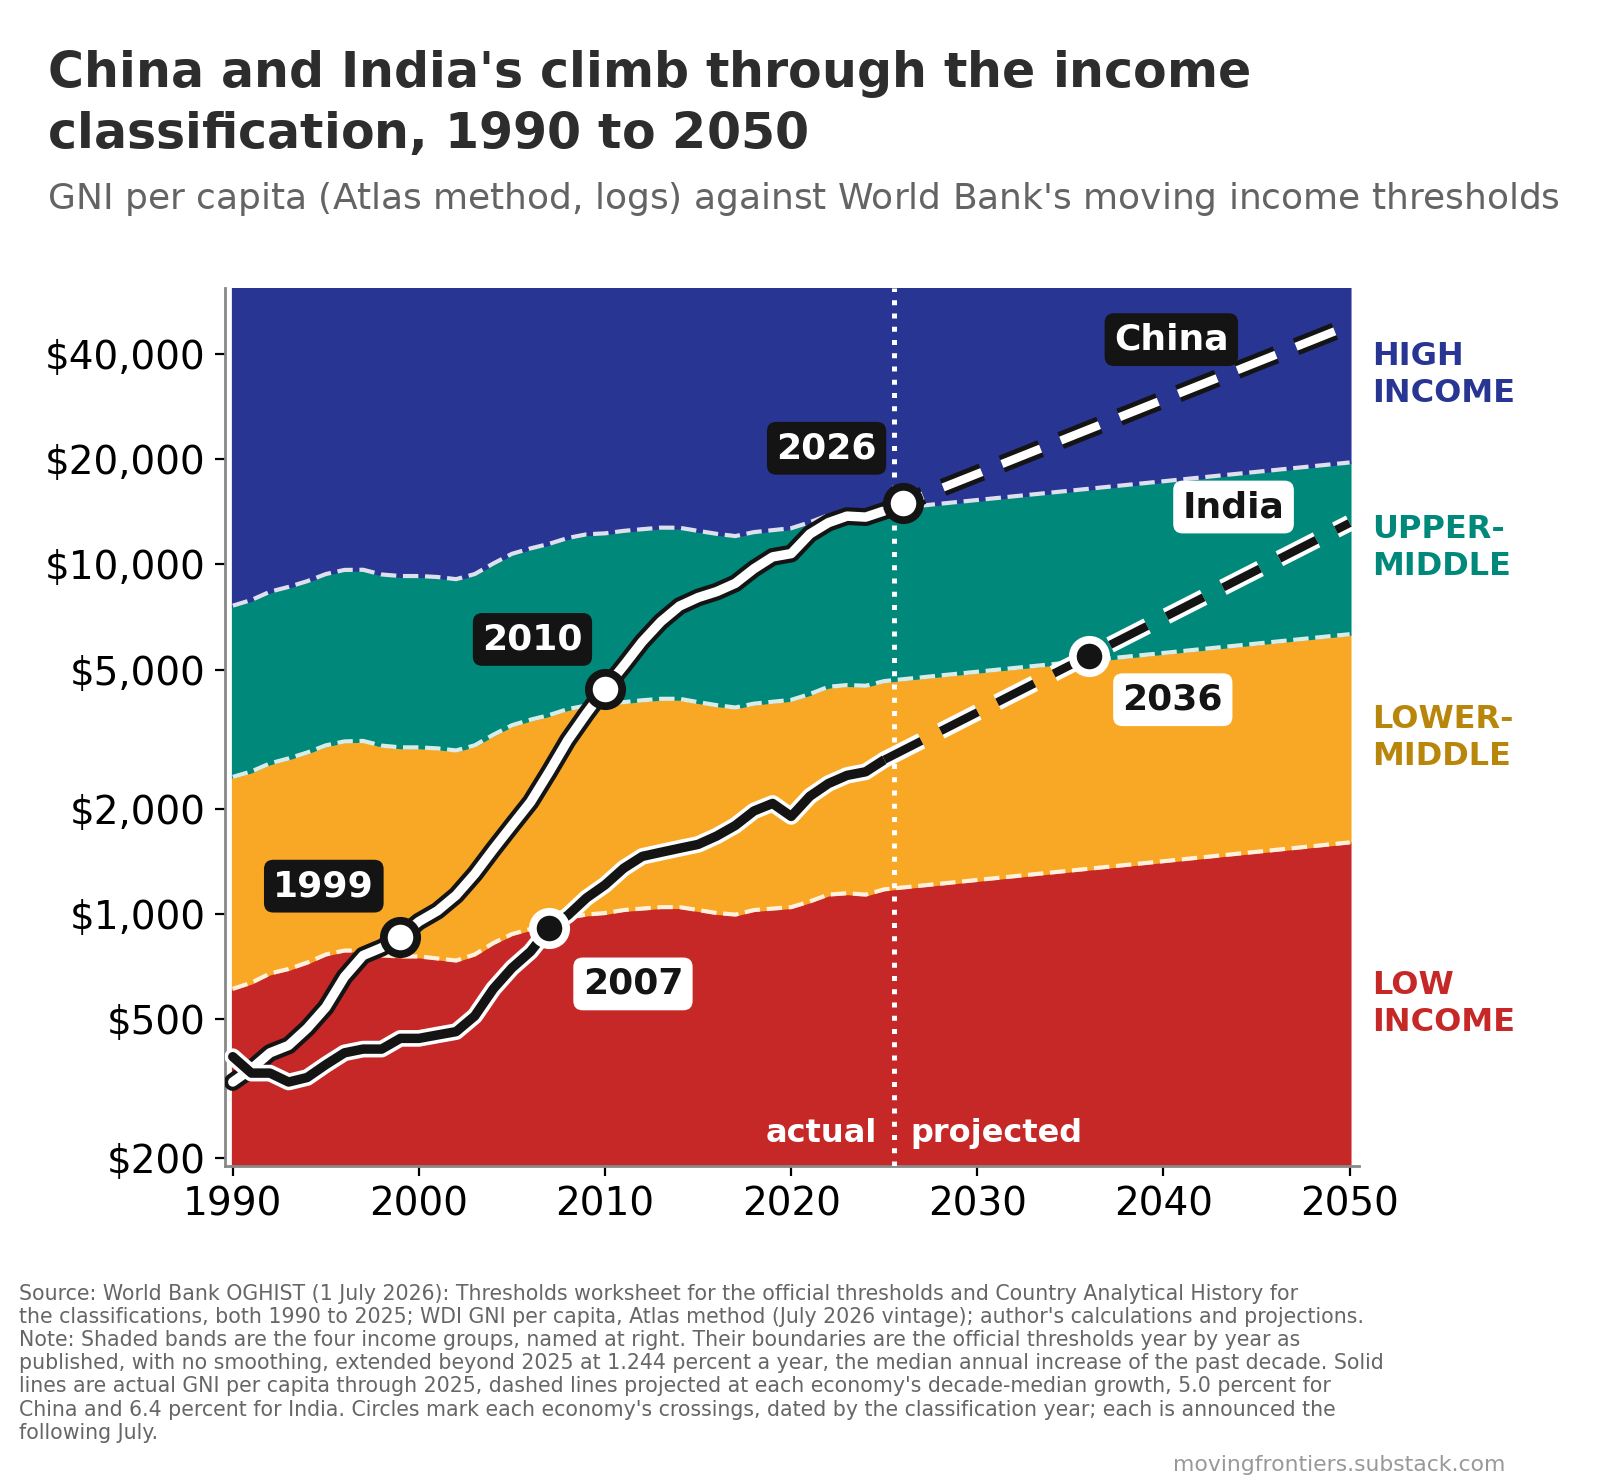

The script that drew this image:
# =============================================================================
# Chart 3: China and India's climb through the income classification, 1990 to 2050
#
# Provenance, frozen vintage. Nothing is read from disk or the network.
#   Thresholds 1990-2025 : World Bank OGHIST, 1 July 2026 release, Thresholds
#                          worksheet, official values as published, no smoothing.
#   Classifications      : World Bank OGHIST, 1 July 2026, Country Analytical History.
#   GNI per capita       : World Bank WDI, July 2026 vintage, Atlas method, current US$.
#   Vintage freeze date  : 1 July 2026. The chart is pinned to this vintage;
#                          do not swap the embedded series for a live API call.
#
# G_CN and G_IN are the decade-median annual growth rates inherited from the shared
# upstream projection pipeline that also drives the shares and levels charts, and
# are embedded here already resolved, at full precision.
# =============================================================================
import numpy as np
import matplotlib; matplotlib.use('Agg')
import matplotlib.pyplot as plt
from PIL import Image, ImageDraw, ImageFont

OUT=''; FN='chart-3-GNI-per-capita-China-and-India.png'
LINE_CN='#FFFFFF'; LINE_IN='#141414'   # line colours, chosen to read on every solid band
BAND={'L':'#C62828','LM':'#F9A825','UM':'#00897B','H':'#283593'}   # solid, as on the shares and levels charts
INK='#141414'; PAPER='#FFFFFF'
import matplotlib.patheffects as pe
PE_W=[pe.Stroke(linewidth=6.4,foreground=INK),pe.Normal()]     # white line, dark outline
PE_K=[pe.Stroke(linewidth=6.0,foreground=PAPER),pe.Normal()]   # dark line, white outline
# ---- embedded series, see the provenance header ----
# GNI per capita, Atlas method, current US$, 1990-2025, WDI July 2026 vintage
GNI_CN={1990:330.0,1991:360.0,1992:400.0,1993:420.0,1994:470.0,1995:540.0,1996:660.0,1997:760.0,1998:800.0,1999:860.0,2000:950.0,2001:1020.0,2002:1130.0,2003:1300.0,2004:1530.0,2005:1790.0,2006:2090.0,2007:2550.0,2008:3140.0,2009:3740.0,2010:4410.0,2011:5130.0,2012:6010.0,2013:6860.0,2014:7600.0,2015:8040.0,2016:8360.0,2017:8830.0,2018:9720.0,2019:10510.0,2020:10740.0,2021:12220.0,2022:13170.0,2023:13750.0,2024:13660.0,2025:14230.0}
GNI_IN={1990:390.0,1991:350.0,1992:350.0,1993:330.0,1994:340.0,1995:370.0,1996:400.0,1997:410.0,1998:410.0,1999:440.0,2000:440.0,2001:450.0,2002:460.0,2003:510.0,2004:610.0,2005:700.0,2006:780.0,2007:910.0,2008:990.0,2009:1110.0,2010:1210.0,2011:1350.0,2012:1460.0,2013:1500.0,2014:1540.0,2015:1580.0,2016:1670.0,2017:1790.0,2018:1970.0,2019:2070.0,2020:1900.0,2021:2170.0,2022:2360.0,2023:2490.0,2024:2550.0,2025:2760.0}
# official operational thresholds [low, lower-middle, upper-middle], OGHIST 1 July 2026
TH={1990:[610.0, 2465.0, 7620.0],1991:[635.0, 2555.0, 7910.0],1992:[675.0, 2695.0, 8355.0],1993:[695.0, 2785.0, 8625.0],1994:[725.0, 2895.0, 8955.0],1995:[765.0, 3035.0, 9385.0],1996:[785.0, 3115.0, 9645.0],1997:[785.0, 3125.0, 9655.0],1998:[760.0, 3030.0, 9360.0],1999:[755.0, 2995.0, 9265.0],2000:[755.0, 2995.0, 9265.0],2001:[745.0, 2975.0, 9205.0],2002:[735.0, 2935.0, 9075.0],2003:[765.0, 3035.0, 9385.0],2004:[825.0, 3255.0, 10065.0],2005:[875.0, 3465.0, 10725.0],2006:[905.0, 3595.0, 11115.0],2007:[935.0, 3705.0, 11455.0],2008:[975.0, 3855.0, 11905.0],2009:[995.0, 3945.0, 12195.0],2010:[1005.0, 3975.0, 12275.0],2011:[1025.0, 4035.0, 12475.0],2012:[1035.0, 4085.0, 12615.0],2013:[1045.0, 4125.0, 12745.0],2014:[1045.0, 4125.0, 12735.0],2015:[1025.0, 4035.0, 12475.0],2016:[1005.0, 3955.0, 12235.0],2017:[995.0, 3895.0, 12055.0],2018:[1025.0, 3995.0, 12375.0],2019:[1035.0, 4045.0, 12535.0],2020:[1045.0, 4095.0, 12695.0],2021:[1085.0, 4255.0, 13205.0],2022:[1135.0, 4465.0, 13845.0],2023:[1145.0, 4515.0, 14005.0],2024:[1135.0, 4495.0, 13935.0],2025:[1175.0, 4635.0, 14375.0]}
DRIFT=0.012440
# decade-median annual growth from the shared upstream pipeline behind charts 1 and 2
G_CN=0.0501297896843995
# decade-median annual growth from the shared upstream pipeline behind charts 1 and 2
G_IN=0.0644091563708026
assert round(DRIFT*100,3)==1.244, 'caption states a 1.244 percent threshold drift'
assert round(G_CN*100,1)==5.0,   'caption states 5.0 percent for China'
assert round(G_IN*100,1)==6.4,   'caption states 6.4 percent for India'
gCN,gIN=G_CN,G_IN
HY=list(range(1990,2026)); PY=list(range(2025,2051))
cn=dict(GNI_CN); ind=dict(GNI_IN)
for y in PY[1:]:
    cn[y]=cn[y-1]*(1+gCN); ind[y]=ind[y-1]*(1+gIN)
th={y:list(TH[y]) for y in HY}
for y in PY[1:]: th[y]=[v*(1+DRIFT) for v in th[y-1]]
YR=list(range(1990,2051))
tL=np.array([th[y][0] for y in YR]); tM=np.array([th[y][1] for y in YR]); tU=np.array([th[y][2] for y in YR])

plt.rcParams.update({'font.family':'DejaVu Sans','font.size':15,'axes.edgecolor':'#888',
 'axes.linewidth':1.0,'figure.facecolor':'white','xtick.labelsize':14,'ytick.labelsize':14,
 'axes.labelsize':15})
fig,ax=plt.subplots(figsize=(8,6.6),dpi=200)
YLO,YHI=190,62000
ax.fill_between(YR,YLO,tL,color=BAND['L'],zorder=0)
ax.fill_between(YR,tL,tM,color=BAND['LM'],zorder=0)
ax.fill_between(YR,tM,tU,color=BAND['UM'],zorder=0)
ax.fill_between(YR,tU,YHI,color=BAND['H'],zorder=0)
for t in (tL,tM,tU):
    ax.plot(YR,t,ls='--',lw=1.5,color='white',alpha=0.85,zorder=2)
ax.axvline(2025.5,ls=':',lw=1.8,color='white',zorder=3)

ax.plot(HY,[cn[y] for y in HY],color=LINE_CN,lw=3.4,zorder=5,solid_capstyle='round',path_effects=PE_W)
ax.plot(PY,[cn[y] for y in PY],color=LINE_CN,lw=3.0,ls=(0,(5,2.6)),zorder=5,path_effects=PE_W)
ax.plot(HY,[ind[y] for y in HY],color=LINE_IN,lw=3.4,zorder=5,solid_capstyle='round',path_effects=PE_K)
ax.plot(PY,[ind[y] for y in PY],color=LINE_IN,lw=3.0,ls=(0,(5,2.6)),zorder=5,path_effects=PE_K)

def dot(x,y,col):
    edge = INK if col==PAPER else PAPER
    ax.plot([x],[y],'o',mfc=col,mec=edge,mew=2.8,ms=12,zorder=7)
# ---- label placement solver: pick anchors that clear every curve and every other label ----
ax.set_yscale('log'); ax.set_ylim(YLO,YHI); ax.set_xlim(1989.6,2050.5)
ticks=[200,500,1000,2000,5000,10000,20000,40000]
ax.set_yticks(ticks); ax.set_yticklabels(['$%s'%format(t,',') for t in ticks]); ax.minorticks_off()
ax.set_xticks([1990,2000,2010,2020,2030,2040,2050])

ax.spines['top'].set_visible(False); ax.spines['right'].set_visible(False)
fig.tight_layout(rect=[0,0.218,0.902,0.995])
fig.canvas.draw()
REN=fig.canvas.get_renderer()
CURVES=[lambda x:cn[x],lambda x:ind[x],lambda x:th[x][0],lambda x:th[x][1],lambda x:th[x][2]]
placed=[]
def databox(t):
    bb=t.get_window_extent(REN); inv=ax.transData.inverted()
    (x0,y0)=inv.transform((bb.x0,bb.y0)); (x1,y1)=inv.transform((bb.x1,bb.y1))
    return x0,x1,min(y0,y1),max(y0,y1)
def ok(box,pad=0.030):
    x0,x1,ylo,yhi=box
    if x0<1989.8 or x1>2050.3: return False
    lo,hi=ylo/10**pad,yhi*10**pad
    xs=[x for x in YR if x0-0.7<=x<=x1+0.7]
    for f in CURVES:
        for x in xs:
            if lo<=f(x)<=hi: return False
    for p in placed:
        if x0<p[1]+0.4 and p[0]<x1+0.4 and ylo/10**0.012<p[3] and p[2]<yhi*10**0.012: return False
    return True
def place(lab,cands,fs,col,weight='bold'):
    for (lx,ly,ha,va) in cands:
        fc,tc=(INK,PAPER) if col==PAPER else (PAPER,INK)
        t=ax.text(lx,ly,lab,fontsize=fs,fontweight=weight,color=tc,ha=ha,va=va,
                  zorder=8,linespacing=1.3,
                  bbox=dict(boxstyle='round,pad=0.26',facecolor=fc,edgecolor='none'))
        b=databox(t)
        if ok(b):
            placed.append(b); return t,b
        t.remove()
    fc,tc=(INK,PAPER) if col==PAPER else (PAPER,INK)
    t=ax.text(cands[0][0],cands[0][1],lab,fontsize=fs,fontweight=weight,color=tc,
              ha=cands[0][2],va=cands[0][3],zorder=8,linespacing=1.3,
              bbox=dict(boxstyle='round,pad=0.26',facecolor=fc,edgecolor='none'))
    b=databox(t); placed.append(b); print('  !! no clear slot for',lab.replace(chr(10),' ')[:28])
    return t,b

JOBS=[
 ('2026',2026,cn[2026],LINE_CN,
   [(2024.6,y,'right','center') for y in (21500,24000,19500)]+
   [(2027.8,y,'left','center') for y in (11800,11000)]),
 ('2010',2010,cn[2010],LINE_CN,
   [(2008.8,y,'right','center') for y in (6100,6700,5600)]+
   [(2011.8,y,'left','center') for y in (3250,3000)]),
 ('1999',1999,cn[1999],LINE_CN,
   [(1997.6,y,'right','center') for y in (1200,1330,1090)]+
   [(2000.9,y,'left','center') for y in (610,560)]),
 ('2036',2036,ind[2036],LINE_IN,
   [(2037.8,y,'left','center') for y in (4100,3800,4450)]+
   [(2034.2,y,'right','center') for y in (7400,8100)]),
 ('2007',2007,ind[2007],LINE_IN,
   [(2008.8,y,'left','center') for y in (630,580,690)]+
   [(2005.2,y,'right','center') for y in (630,580)]),
]
for lab,dx,dy,col,cands in JOBS:
    dot(dx,dy,col)
    place(lab,cands,13,col)

place('China',[(2043.5,y,'right','center') for y in (44000,48500,40000)]+
      [(2038,y,'right','center') for y in (37000,41000)],13,LINE_CN)
place('India',[(2046.5,y,'right','center') for y in (14600,13600,15600,16600)]+
      [(2043,y,'right','center') for y in (14600,13600,16000)]+
      [(2049.8,y,'right','center') for y in (17500,16000)],13,LINE_IN)

# band labels, outside the axes on the right, two lines each, centred in each band
BANDLAB=[('HIGH\nINCOME',  np.sqrt(th[2050][2]*YHI)),
         ('UPPER-\nMIDDLE',np.sqrt(th[2050][1]*th[2050][2])),
         ('LOWER-\nMIDDLE',np.sqrt(th[2050][0]*th[2050][1])),
         ('LOW\nINCOME',   np.sqrt(YLO*th[2050][0]))]
BANDCOL=['#283593','#00897B','#B8860B','#C62828']
for (lab,yv),cc in zip(BANDLAB,BANDCOL):
    ax.text(1.012,yv,lab,transform=ax.get_yaxis_transform(),fontsize=11.5,fontweight='bold',
            color=cc,ha='left',va='center',linespacing=1.25,clip_on=False,zorder=6)

ax.text(2026.4,YLO*1.12,'projected',fontsize=11.5,color='white',fontweight='bold',ha='left',va='bottom',zorder=6)
ax.text(2024.6,YLO*1.12,'actual',fontsize=11.5,color='white',fontweight='bold',ha='right',va='bottom',zorder=6)

CAPFS=7.4
CAPTXT=("Source: World Bank OGHIST (1 July 2026): Thresholds worksheet for the official thresholds and Country Analytical History for\n"
"the classifications, both 1990 to 2025; WDI GNI per capita, Atlas method (July 2026 vintage); author's calculations and projections.\n"
"Note: Shaded bands are the four income groups, named at right. Their boundaries are the official thresholds year by year as\n"
"published, with no smoothing, extended beyond 2025 at 1.244 percent a year, the median annual increase of the past decade. Solid\n"
"lines are actual GNI per capita through 2025, dashed lines projected at each economy's decade-median growth, 5.0 percent for\n"
"China and 6.4 percent for India. Circles mark each economy's crossings, dated by the classification year; each is announced the\n"
"following July.")
fig.canvas.draw()
_r=fig.canvas.get_renderer()
_bots=[t.get_window_extent(_r).y0 for t in ax.get_xticklabels() if t.get_text()]
xl=ax.xaxis.get_label().get_window_extent(_r)
xl_bot=fig.transFigure.inverted().transform((0,min(_bots+[xl.y0])))[1]
LH=CAPFS*1.2/(72*fig.get_figheight())
cap=fig.text(0.012,xl_bot-2*LH,CAPTXT,fontsize=CAPFS,color='#666',va='top')
fig.canvas.draw()
cb=cap.get_window_extent(fig.canvas.get_renderer())
top,bot=[fig.transFigure.inverted().transform((0,v))[1] for v in (cb.y1,cb.y0)]
print('axis bottom {:.4f} | caption top {:.4f} | gap {:.2f} caption lines'.format(xl_bot,top,(xl_bot-top)/LH))
print('caption bottom {:.4f}'.format(bot))
assert bot>0.004, 'caption runs off the canvas'

# watermark: same format and placement as the shares and levels charts,
# right-aligned to the last plotted year, sitting on the caption's bottom line
# right edge set to match the shares and levels charts exactly (95 px from the canvas edge)
xw=1.0-95.0/(fig.get_figwidth()*fig.dpi)
wm=fig.text(xw,bot-1.30*LH,'movingfrontiers.substack.com',ha='right',va='bottom',
            fontsize=7.9,color='#999')
fig.canvas.draw()
wb=wm.get_window_extent(fig.canvas.get_renderer()).transformed(fig.transFigure.inverted())
cbx=cap.get_window_extent(fig.canvas.get_renderer()).transformed(fig.transFigure.inverted())
print('watermark x {:.4f}-{:.4f} y {:.4f}-{:.4f} | caption right edge {:.4f}'.format(
      wb.x0,wb.x1,wb.y0,wb.y1,cbx.x1))
assert wb.x0>0 and wb.x1<1.0, 'watermark off canvas'
fig.savefig(OUT+FN,dpi=200); plt.close(fig)

# ---- standard title band ----
# ---- fonts: DejaVu from matplotlib's bundled ttf, system path only as a fallback ----
import os as _os
from matplotlib import font_manager as _fm
def _dejavu(stem):
    p=_os.path.join(matplotlib.get_data_path(),'fonts','ttf',stem)
    if _os.path.exists(p): return p
    try:
        q=_fm.findfont(_fm.FontProperties(family='DejaVu Sans',
            weight=('bold' if 'Bold' in stem else 'normal')),fallback_to_default=False)
        if _os.path.basename(q)==stem and _os.path.exists(q): return q
    except Exception: pass
    p=_os.path.join('/usr/share/fonts/truetype/dejavu',stem)
    if _os.path.exists(p): return p
    raise FileNotFoundError('DejaVu font not found: '+stem)
FB=_dejavu('DejaVuSans-Bold.ttf'); FR=_dejavu('DejaVuSans.ttf')
assert _os.path.exists(FB) and _os.path.exists(FR), 'resolved DejaVu font files must exist'
title="China and India's climb through the income classification, 1990 to 2050"
sub="GNI per capita (Atlas method, logs) against World Bank's moving income thresholds"
im=Image.open(OUT+FN).convert('RGB')
_a=np.array(im.convert('L')); _rows=np.where((_a<250).sum(axis=1)>0)[0]
im=im.crop((0,0,im.size[0],min(im.size[1],int(_rows.max())+6)))
W,H=im.size
print('trimmed trailing whitespace: height {} -> {}'.format(_a.shape[0],H))
fs=int(W*0.031); f1=ImageFont.truetype(FB,fs)
fss=int(W*0.0225); f2=ImageFont.truetype(FR,fss)
dd=ImageDraw.Draw(im); lines=[]; cur=''
for w in title.split():
    t=(cur+' '+w).strip()
    if dd.textlength(t,font=f1)<=W-2*int(W*0.03): cur=t
    else: lines.append(cur); cur=w
lines.append(cur)
lh=int(fs*1.25); lhs=int(fss*1.3)
band=int(fs*0.85)+lh*len(lines)+int(fss*0.5)+lhs+int(fs*0.2)
cv=Image.new('RGB',(W,H+band),'white'); cv.paste(im,(0,band))
dr=ImageDraw.Draw(cv); y=int(fs*0.85)
for ln in lines: dr.text((int(W*0.03),y),ln,font=f1,fill=(45,45,45)); y+=lh
y+=int(fss*0.35); dr.text((int(W*0.03),y),sub,font=f2,fill=(100,100,100))
cv.save(OUT+FN,optimize=True)
print('saved',FN,cv.size)
print('China 2025 %.0f  2026 %.0f  2045 %.0f | growth %.4f%%'%(cn[2025],cn[2026],cn[2045],gCN*100))
print('India 2025 %.0f  2036 %.0f  2045 %.0f | growth %.4f%%'%(ind[2025],ind[2036],ind[2045],gIN*100))
print('thresholds 2026 %s | 2036 %s | 2045 %s'%([round(v) for v in th[2026]],[round(v) for v in th[2036]],[round(v) for v in th[2045]]))
